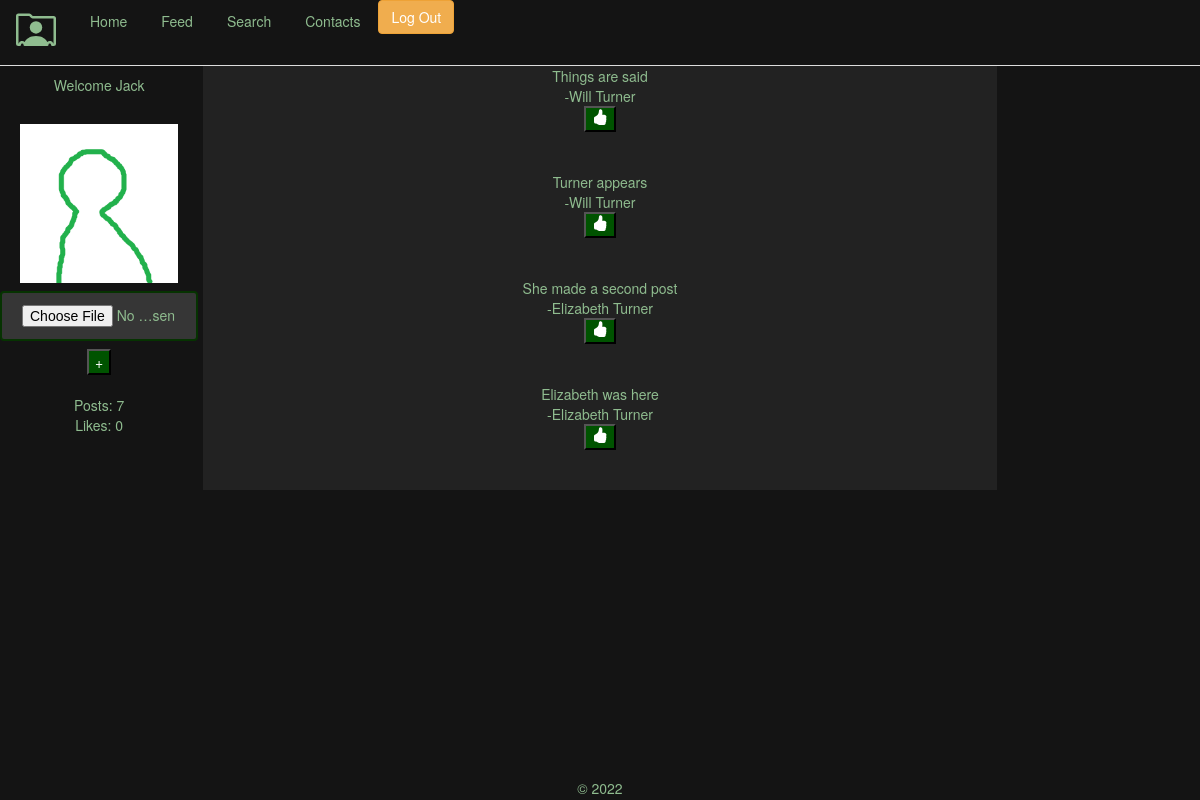
Page /feed.php (signed in) on the committed database.
### tables this page shows
CREATE TABLE `users` (
  `id` int(11) NOT NULL,
  `email` varchar(100) NOT NULL,
  `password` varchar(255) NOT NULL,
  `f_name` varchar(100) NOT NULL,
  `l_name` varchar(100) NOT NULL,
  `birthday` date NOT NULL,
  `pic` text NOT NULL DEFAULT 'green.png',
  `num_posts` int(11) NOT NULL DEFAULT 0,
  `num_likes` int(11) NOT NULL DEFAULT 0
);

CREATE TABLE `posts` (
  `id` int(11) NOT NULL,
  `user` int(11) NOT NULL,
  `post` varchar(200) NOT NULL
);

### includes/handlers/feed_handler.php (called while the page is built, shortened)
<?php
        $my_posts_query = mysqli_query($con,
        "SELECT friends.friend AS USER, posts.post, posts.id, users.f_name, users.l_name
        FROM posts LEFT JOIN friends
        ON posts.user = friends.friend
        Left join users
        ON users.id = friends.friend
        WHERE friends.user = $user[0]
        ORDER BY POSTS.ID DESC;
        ");
?>

### feed.php (the view)
<?php
    include("includes/header.php");
    include("includes/handlers/feed_handler.php");
?>
    <div class="item2">
        <?php
            while ($row = mysqli_fetch_array($my_posts_query)) {
                echo $row[1] . '<br>';
                echo "-" . $row['f_name'] . " " . $row['l_name'] . "<br>";
                echo "<td><form action='' method='post'><input type='hidden' name='id' value='" . $row['USER'] ."'><button name='thumbs_up'><svg xmlns='http://www.w3.org/2000/svg' width='16' height='16' fill='currentColor' class='bi bi-hand-thumbs-up-fill' viewBox='0 0 16 16'>
                    <path d='M6.956 1.745C7.021.81 7.908.087 8.864.325l.261.066c.463.116.874.456 1.012.965.22.816.533 2.511.062 4.51a9.84 9.84 0 0 1 .443-.051c.713-.065 1.669-.072 2.516.21.518.173.994.681 1.2 1.273.184.532.16 1.162-.234 1.733.058.119.103.242.138.363.077.27.113.567.113.856 0 .289-.036.586-.113.856-.039.135-.09.273-.16.404.169.387.107.819-.003 1.148a3.163 3.163 0 0 1-.488.901c.054.152.076.312.076.465 0 .305-.089.625-.253.912C13.1 15.522 12.437 16 11.5 16H8c-.605 0-1.07-.081-1.466-.218a4.82 4.82 0 0 1-.97-.484l-.048-.03c-.504-.307-.999-.609-2.068-.722C2.682 14.464 2 13.846 2 13V9c0-.85.685-1.432 1.357-1.615.849-.232 1.574-.787 2.132-1.41.56-.627.914-1.28 1.039-1.639.199-.575.356-1.539.428-2.59z'/>
                  </svg></button></form></tr></td>";
                  echo '<br><br>';
            }
        ?>
    </div>
<?php
    include("includes/footer.php");
?>

### includes/header.php (shortened to what this page needs)
<?php
  $con = mysqli_connect("localhost", "root", "", "rolodeck");
  if (isset($_SESSION['id'])) {
    $userLoggedIn = $_SESSION['id'];
    $user_details_query = mysqli_query($con, "SELECT * FROM users WHERE id='$userLoggedIn'");
    $user = mysqli_fetch_array($user_details_query);
  }
?>
<!DOCTYPE html>
<html lang="en">
<head>
    <link rel="stylesheet" href="https://cdn.jsdelivr.net/npm/bootstrap@3.4.1/dist/css/bootstrap.min.css">
    <link rel="stylesheet" href="assets/css/styles.css">
</head>
<body>
    <div class="top-bar">
        <div class="nav_links">
            <ul class="nav justify-content-center nav-tabs">
                <li id="rolodeck"><a href="index.php">
                         </a></li>
                    <li id="home" class="nav-item"><a href="home.php"> Home </a></li>
                    <li id="feed" class="nav-item"><a href="feed.php"> Feed </a></li>
                    <li id="search" class="nav-item"><a href="search.php"> Search </a></li>
                    <li id="contacts" class="nav-item"><a href="contacts.php"> Contacts </a></li>
                    <li><form action="" method="post"><button class="btn btn-warning float-right logout" type="submit" name="logout">Log Out</button></form></li>
            </ul>
        </div>
    </div>
    <div class="container">
        <div class="item1">
            <div class="welcome"><?php isset($user) ? print "Welcome $user[3]" :  print "Welcome stranger."  ?></div>
            <br>
            <img class="profile_pic" src="assets/images/<?php isset($user) ? print $user[6] : print 'blue.png' ?>" alt="Image">
            <br>
            <form action="upload.php" method="post" enctype="multipart/form-data">
                <input type="file" name="fileToUpload" id="fileToUpload">
                <?php isset($user) ? print '<button name="image_file_submit" type="submit">+</button>': print ' ' ?>
            </form>
            <br>
            Posts: <?php isset($user) ? print $user[7] : print'0' ?>
            <br>
            Likes: <?php isset($user) ? print $user[8] : print'0' ?>
        </div>

### assets/css/styles.css (style rules this page uses)
body { background-color: rgb(20, 20, 20); color: darkseagreen; }
a { color: darkseagreen; }
input { width: 50%; padding: 12px 20px; margin: 8px 0; box-sizing: border-box; border: 2px solid rgb(6, 51, 1); border-radius: 4px; background-color: rgb(54, 54, 54); }
.container { display: grid; grid-template-columns: 1fr 4fr 1fr; grid-template-rows: 1fr; column-gap: 5px; row-gap: 5px; margin-left: 0px; padding-left: 0px; margin-right: 0px; padding-right: 0px; width: 100%; }
.item1 { grid-column-start: 1; grid-column-end: 2; grid-row-start: 1; grid-row-end: 2; justify-self: center; text-align: center; max-width: 1fr; }
.item2 { grid-column-start: 2; grid-column-end: 3; grid-row-start: 1; grid-row-end: 2; justify-self: center; text-align: center; background-color: rgb(34, 34, 34); width: 100%; }
.profile_pic { object-fit: cover; width: 80%; }
.welcome { padding-top: 9px; padding-bottom: 9px; }
button { background-color: rgb(0, 83, 0); color: white; }
.logout { width: 100%; }
#fileToUpload { width: 100%; }

### rows in the picture
users: f_name "Jack", pic (picture), num_posts "7", num_likes "0"
posts: post "Things are said", user.f_name "Will", user.l_name "Turner"
posts: post "Turner appears", user.f_name "Will", user.l_name "Turner"
posts: post "She made a second post", user.f_name "Elizabeth", user.l_name "Turner"
posts: post "Elizabeth was here", user.f_name "Elizabeth", user.l_name "Turner"
